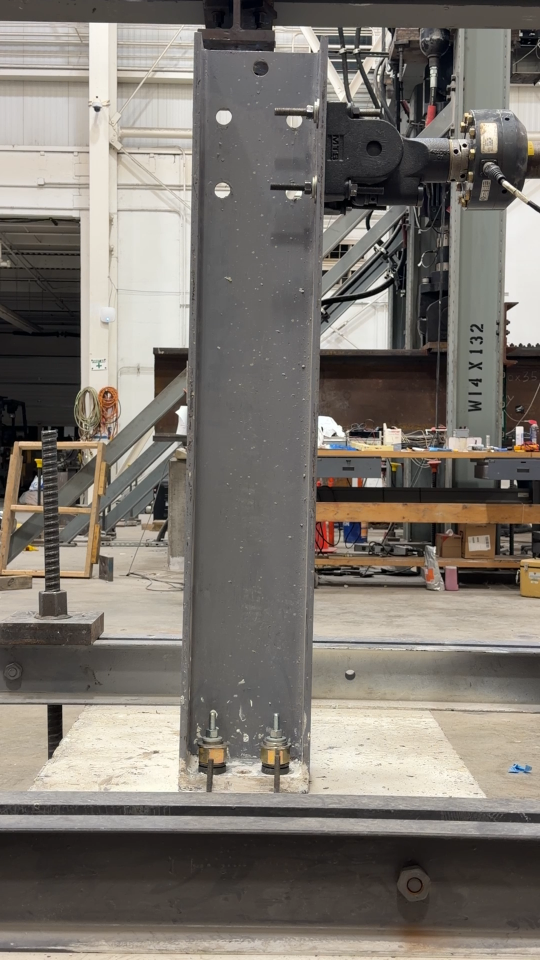
%> input picture main/z_temp/footage_probe/rest_full.png, 1080 x 1920 px (shown at 1/2 size)
$ octave geom.m   (GNU Octave 9; MATLAB toolbox functions it lacks are replaced by stand-ins)
%> lines starting %> are read from the running program, lines starting %| are printed output that depends on the picture
I = imread('rest_full.png'); G = double(rgb2gray(I));
%> further down, I is the input picture: size 1920x1080x3 uint8; mean R, G, B 124.4, 118.3, 111
%> after `G = double(rgb2gray(I))`:
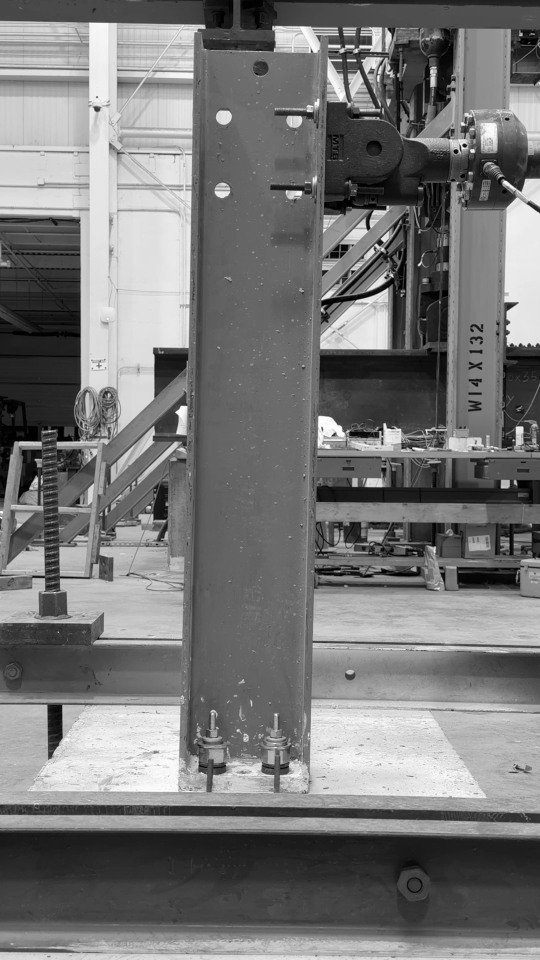
%> G: size 1920x1080 double (shown at 1/2 size); min 0, max 255, mean 119.3
rows = 120:20:1540; L = nan(size(rows)); R = L;
for i = 1:numel(rows)
    g = diff(mean(G(rows(i) + (-3:3), :), 1));
    [~, a] = max(-g(330:420)); L(i) = 329 + a;   % bright wall -> dark column
    [~, b] = max(abs(g(600:680))); R(i) = 599 + b;
end
%> this loop made 72 passes
%> (a, b) on passes 1 to 12: (58, 57), (58, 56), (58, 56), (57, 55), (57, 36), (57, 27), (56, 5), (56, 53), (56, 52), (56, 52), (55, 51), (55, 51)
%> after the loop, L = 72 values, max 397 at index 71, min 335 at index 50, mean 377.8; R = 72 values, max 679 at index 20, min 604 at index 7, mean 633.1
pl = polyfit(rows, L, 1); pr = polyfit(rows, R, 1);
%> after `pl = polyfit(rows, L, 1)`: pl = [-0.011 386.9]
%> after `pr = polyfit(rows, R, 1)`: pr = [-0.0209 650.5]
fprintf('left edge x = %.4f*y + %.1f, right x = %.4f*y + %.1f\n', pl, pr);
%| left edge x = -0.0110*y + 386.9, right x = -0.0209*y + 650.5
fprintf('roll %.2f deg (left), %.2f deg (right); width top %.0f px, bottom %.0f px\n', ...
    atand(-pl(1)), atand(-pr(1)), polyval(pr, 100) - polyval(pl, 100), polyval(pr, 1550) - polyval(pl, 1550));
%| roll 0.63 deg (left), 1.20 deg (right); width top 263 px, bottom 248 px
imwrite(I(560:900, 860:1040, :), 'stencil.png'); imwrite(I(1450:1700, 250:800, :), 'base.png');
%> after `imwrite(I(560:900, 860:1040, :), 'stencil.png')`:
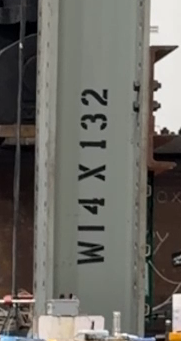
%> saved as stencil.png: size 341x181x3 uint8; mean R, G, B 107.1, 105, 99.2
%> after `imwrite(I(1450:1700, 250:800, :), 'base.png')`:
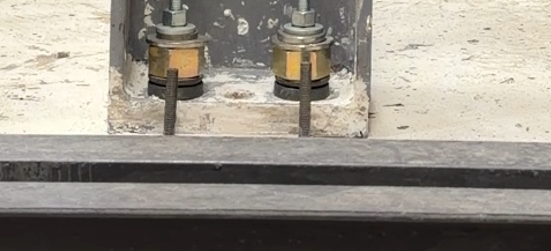
%> saved as base.png: size 251x551x3 uint8; mean R, G, B 151.8, 145.8, 136.1
imwrite(I(200:420, 560:1080, :), 'actuator.png');
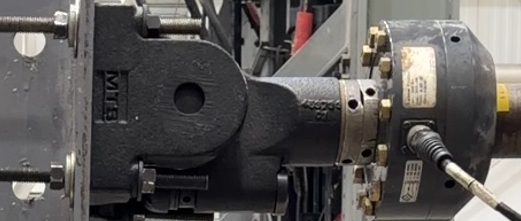
%> saved as actuator.png: size 221x521x3 uint8; mean R, G, B 89.3, 86.4, 84.9
